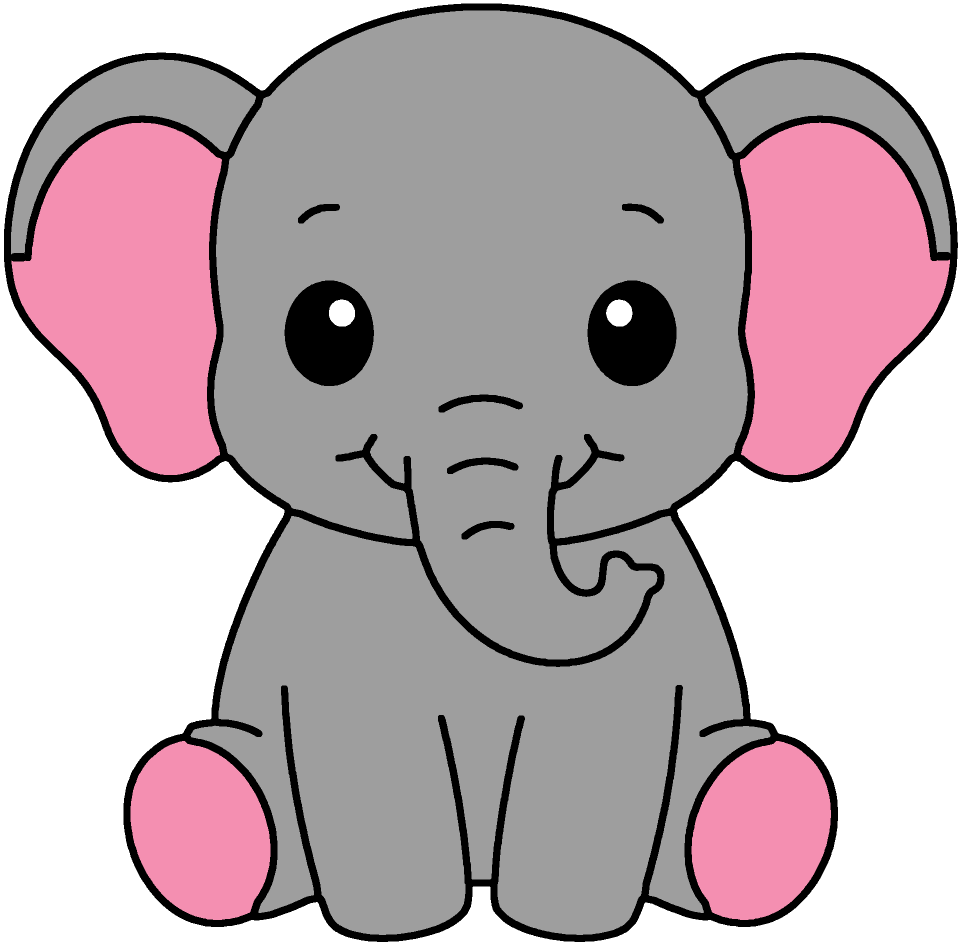
#> input picture brand/logos/mascot_E.png, 1922 x 1890 px, given in place of round_badge.png, which was not available (shown at 1/2 size); the run also reads 1 picture not shown here
$ python make_assets.py
#> lines starting #> are read from the running program, lines starting #| are printed output that depends on the picture; after the words box and inside, x2 and y2 are one past the last pixel; in counts of white or black regions, pixels touching at a corner belong together
"""Make the transparent brand images the build uses, from the source files in brand/logos/.
Usage: python3 brand/make_assets.py

Sources (Sima's final logo files, white backgrounds):
  brand/logos/round_badge.png      round "TinyTusk" badge          -> brand/badge.png       (front covers)
  brand/logos/horizontal_logo.png  mascot + "TinyTusk" side by side -> brand/logo_wide.png   (back covers, title pages)
  brand/logos/stacked_logo.png     mascot over "TinyTusk"          -> brand/logo_stacked.png (copyright pages)
  brand/logos/mascot_E.png         the mascot (same art as ../colored/E.png)
Mascot cut-outs (outline from ../clean/E.png):
  brand/mascot.png       colour mascot (covers)
  brand/mascot_line.png  line-art mascot (inside the books: B&W-safe and colourable)
"""
import os
import cv2
import numpy as np
from PIL import Image

BRAND = os.path.dirname(os.path.abspath(__file__))
REPO = os.path.dirname(BRAND)


def border_connected(mask):
    n, lab = cv2.connectedComponents(mask.astype(np.uint8), connectivity=4)
    border = np.unique(np.concatenate([lab[0], lab[-1], lab[:, 0], lab[:, -1]]))
    return np.isin(lab, border[border > 0])


def crop_alpha(im):
    return im.crop(im.getchannel("A").getbbox())


def knock_out_white(src, dst):
    """White background connected to the image edge -> transparent; light anti-aliased edge pixels fade out."""
#> called with src = 'brand/logos/round_badge.png', dst = 'brand/badge.png'
    rgb = np.array(Image.open(src).convert("RGB")).astype(int)
    light = rgb.min(axis=2)
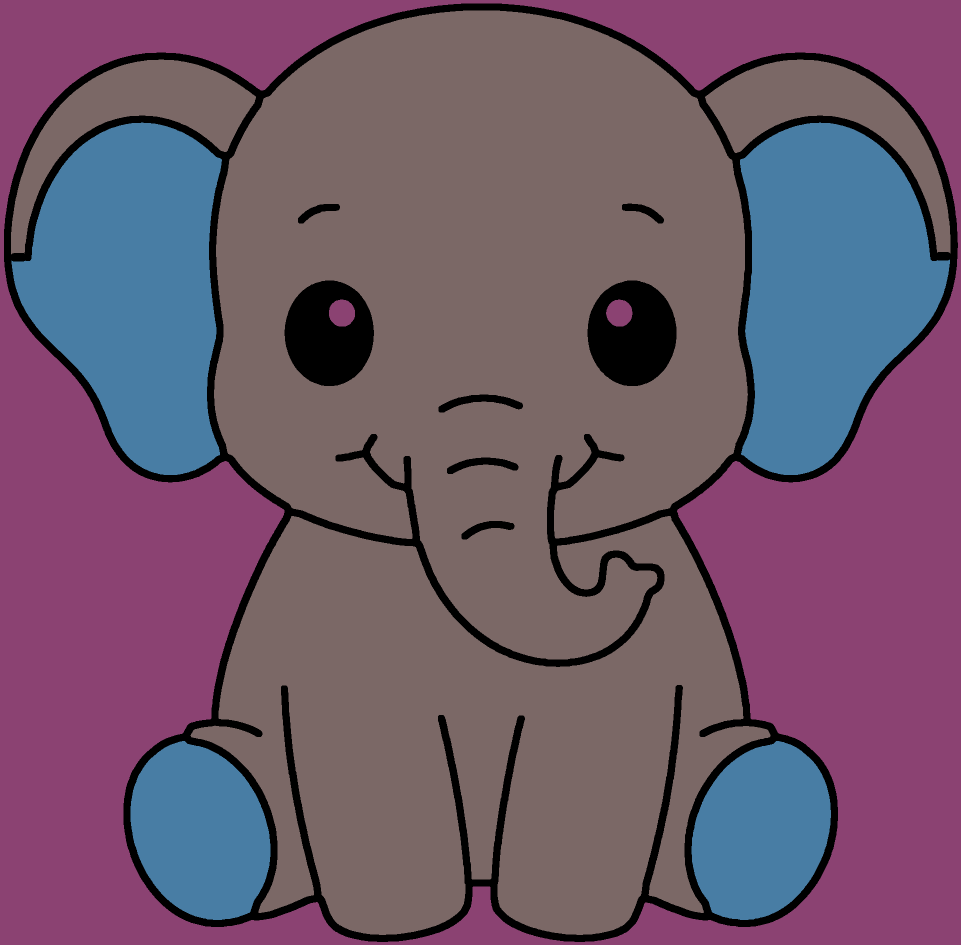
#> light: shape (1890, 1922) int64 (shown at 1/2 size); 4 distinct labels, from 0 to 255; one colour per label, 0 black
    bg = border_connected(light > 235)
#> in border_connected, `n, lab = cv2.connectedComponents(mask.astype(np.uint8), connectivity=4)`:
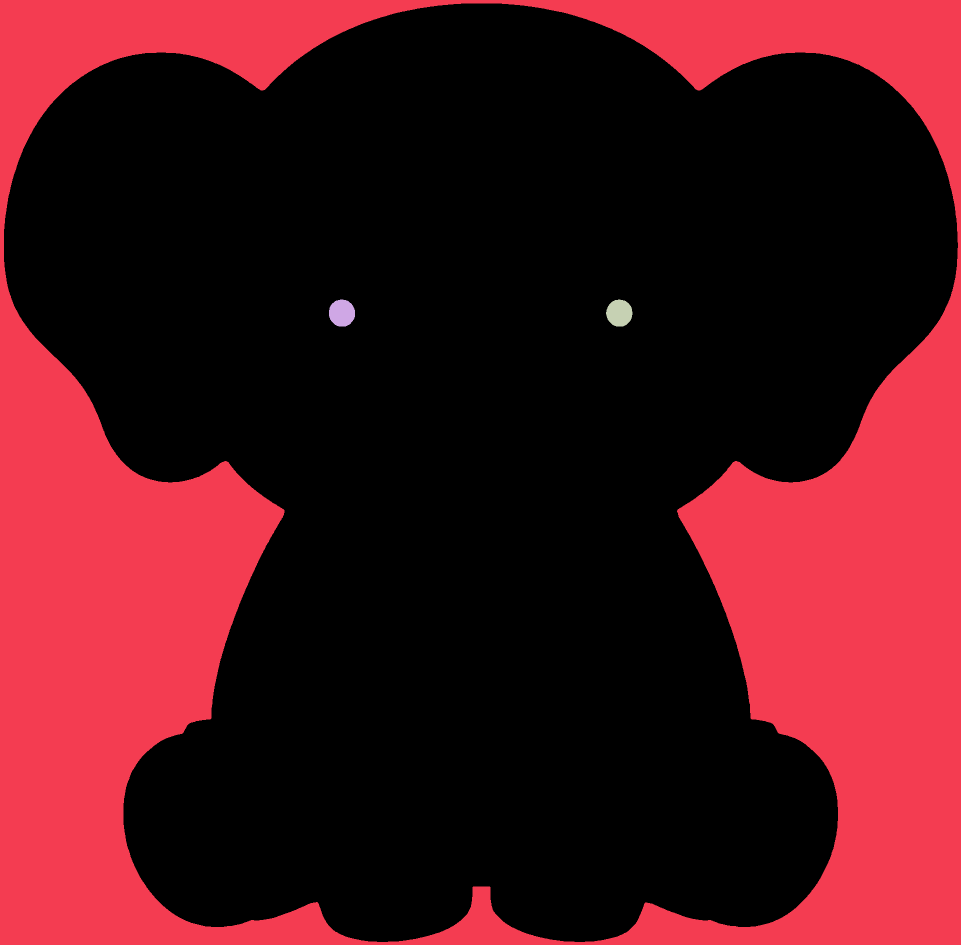
#> lab: shape (1890, 1922) int32 (shown at 1/2 size); 4 distinct labels, from 0 to 3; one colour per label, 0 black
#> in border_connected, `n, lab = cv2.connectedComponents(mask.astype(np.uint8), connectivity=4)`: n = 4
#> in border_connected, `border = np.unique(np.concatenate([lab[0], lab[-1], lab[:, 0], lab[:, ..`: border = [1]
#> in border_connected, `return np.isin(lab, border[border > 0])`: returned value: shape (1890, 1922) bool; 30.8% white; 1 white region, box (x1, y1, x2, y2) and area: (0, 0, 1922, 1890) 1119487
    near = cv2.dilate(bg.astype(np.uint8), np.ones((3, 3), np.uint8)) > 0
#> near: shape (1890, 1922) bool; 31.1% white; 1 white region, box (x1, y1, x2, y2) and area: (0, 0, 1922, 1890) 1129241
    alpha = np.full(light.shape, 255, np.uint8)
    edge = near & ~bg
#> edge: shape (1890, 1922) bool; 0.27% white in thin lines or dots
    alpha[edge] = np.clip((255 - light[edge]) * 255 // 60, 0, 255).astype(np.uint8)
#> alpha: shape (1890, 1922); every value is 255
    alpha[bg] = 0
    crop_alpha(Image.fromarray(np.dstack([rgb.astype(np.uint8), alpha]), "RGBA")).save(dst)


for src, dst in (("round_badge", "badge"), ("horizontal_logo", "logo_wide"), ("stacked_logo", "logo_stacked")):
    knock_out_white(f"{BRAND}/logos/{src}.png", f"{BRAND}/{dst}.png")
#> pass 2 of the loop `for src, dst in (("round_badge", "badge"), ("horizontal_logo", "logo_w..`:
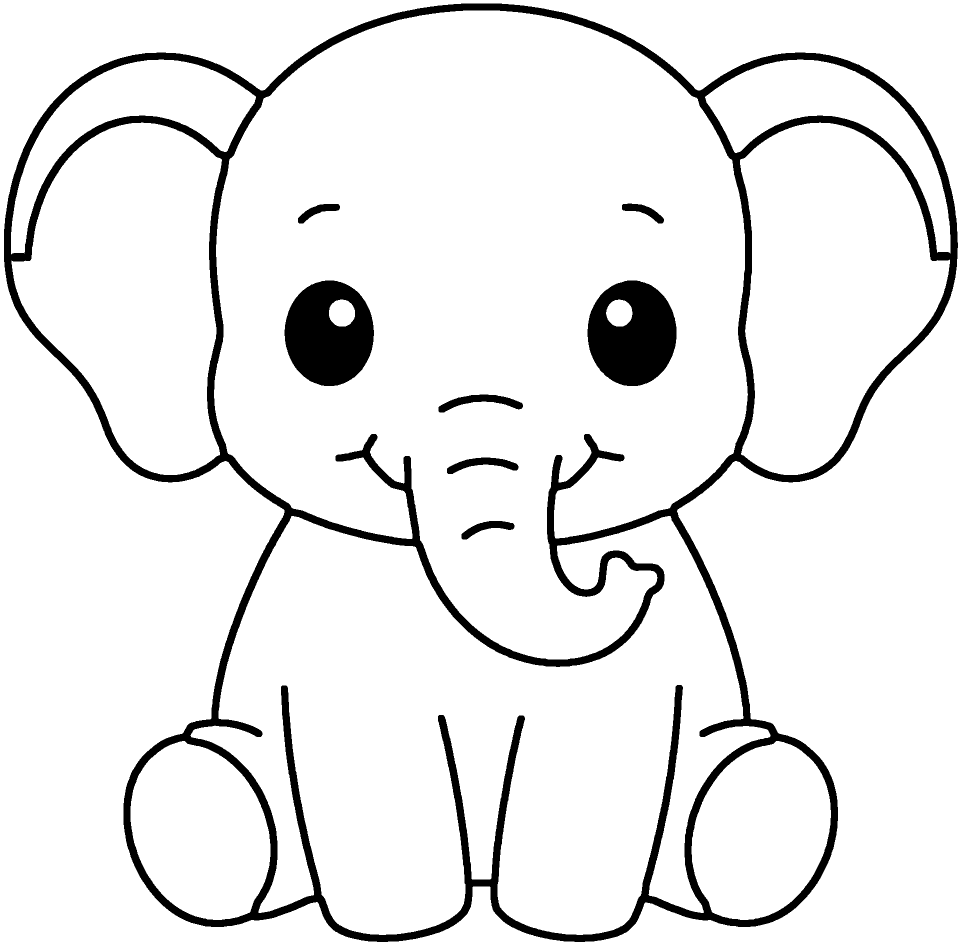
#> input picture clean/E.png, 1922 x 1890 px, given in place of horizontal_logo.png, which was not available (shown at 1/2 size)
#> rgb: shape (1890, 1922, 3) int64; 92% white; 8 black regions, largest, box (x1, y1, x2, y2) and area: (8, 7, 1916, 1884) 226427, (569, 561, 748, 772) 27387, (1175, 561, 1353, 772) 27337
#> in border_connected (call 2), `n, lab = cv2.connectedComponents(mask.astype(np.uint8), connectivity=4)`:
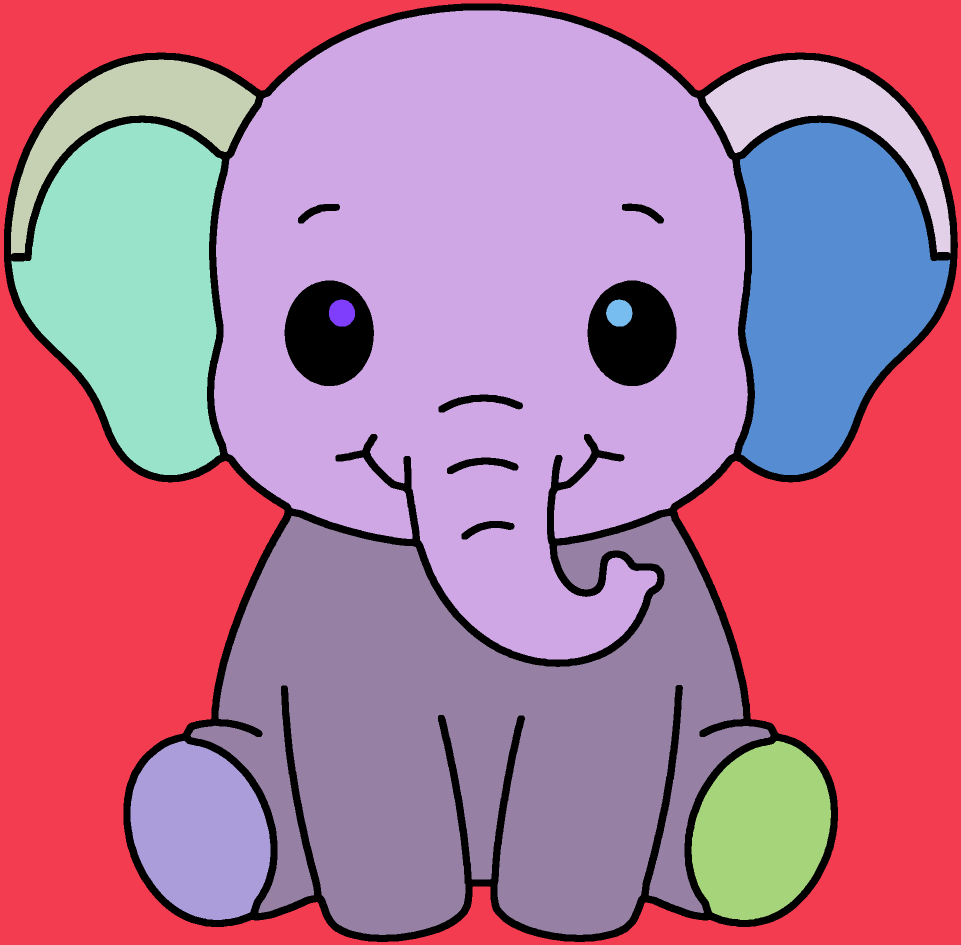
#> lab: shape (1890, 1922) int32 (shown at 1/2 size); 12 distinct labels, from 0 to 11; one colour per label, 0 black
#> n = 12
#> in crop_alpha (call 2), `return im.crop(im.getchannel("A").getbbox())`:
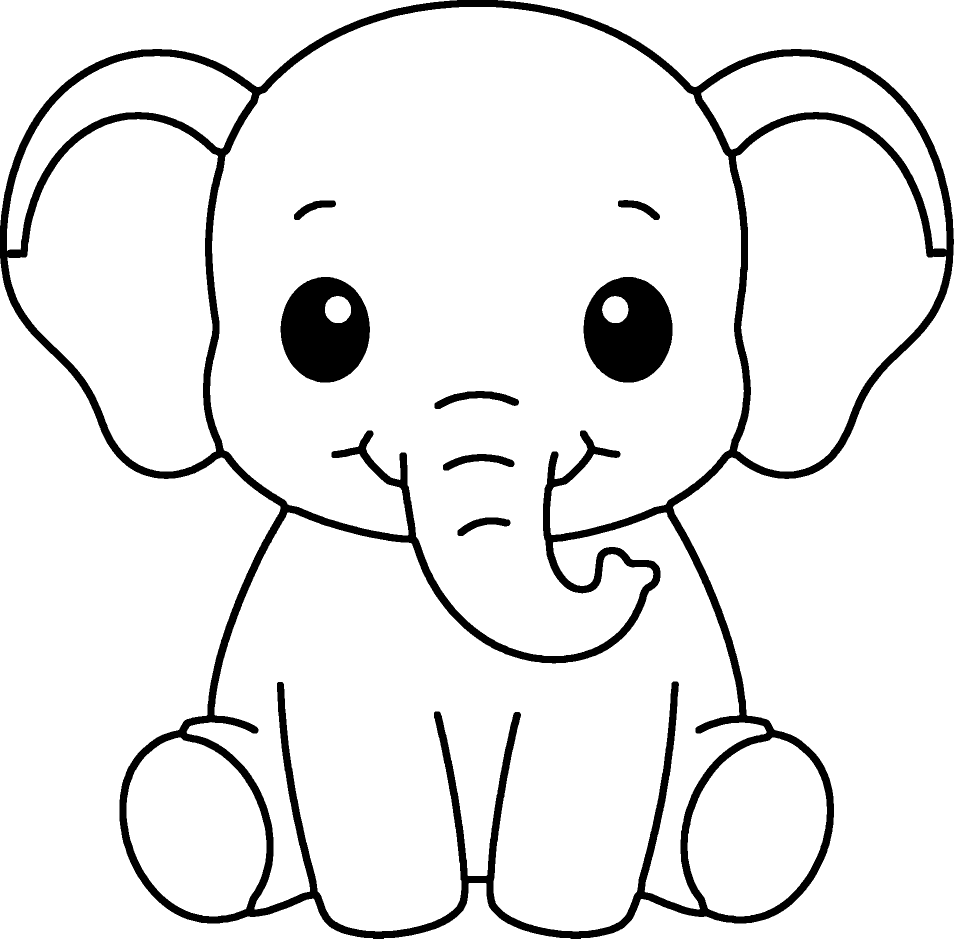
#> returned value: PIL image 1908x1877 RGBA (shown at 1/2 size); mean R, G, B, A 234.3, 234.3, 234.3, 178.9; transparent parts drawn white

# mascot: outside of the closed outline in ../clean/E.png is transparent
ink = np.array(Image.open(f"{REPO}/clean/E.png").convert("L")) < 128
closed = cv2.morphologyEx(ink.astype(np.uint8), cv2.MORPH_CLOSE, cv2.getStructuringElement(cv2.MORPH_ELLIPSE, (9, 9))) > 0
#> closed: shape (1890, 1922) bool; 8% white; 8 white regions, largest, box (x1, y1, x2, y2) and area: (8, 7, 1916, 1884) 226717, (569, 561, 748, 772) 27393, (1175, 561, 1353, 772) 27342
alpha = np.where(border_connected(~closed), 0, 255).astype(np.uint8)
#> in border_connected (call 4), `n, lab = cv2.connectedComponents(mask.astype(np.uint8), connectivity=4)`:
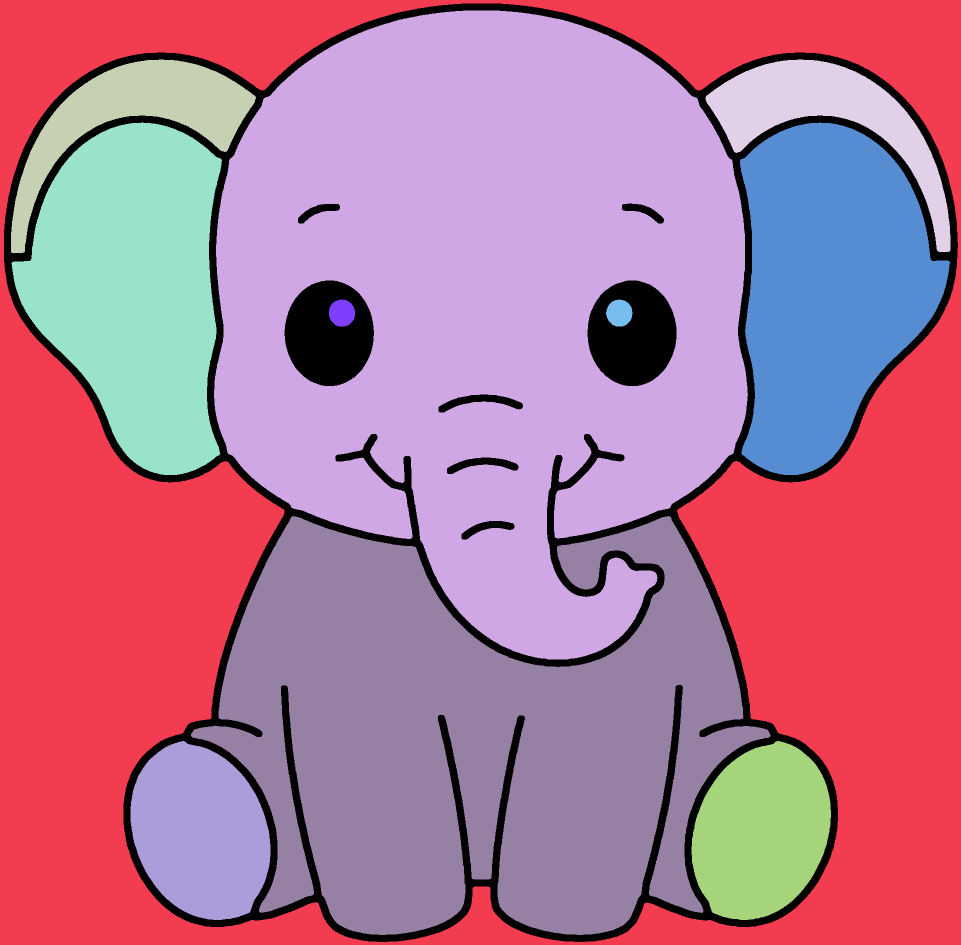
#> lab: shape (1890, 1922) int32 (shown at 1/2 size); 12 distinct labels, from 0 to 11; one colour per label, 0 black
#> in border_connected (call 4), `return np.isin(lab, border[border > 0])`: returned value: shape (1890, 1922) bool; 30.8% white; 1 white region, box (x1, y1, x2, y2) and area: (0, 0, 1922, 1890) 1119439
col = np.array(Image.open(f"{BRAND}/logos/mascot_E.png").convert("RGB"))
#> col is the input picture: shape (1890, 1922, 3); mean R, G, B 188.6, 173.1, 178.3
crop_alpha(Image.fromarray(np.dstack([col, alpha]), "RGBA")).save(f"{BRAND}/mascot.png")
line = np.array(Image.open(f"{REPO}/clean/E.png").convert("L"))
#> line is the input picture: shape (1890, 1922); 92% white; 8 black regions, largest, box (x1, y1, x2, y2) and area: (8, 7, 1916, 1884) 226427, (569, 561, 748, 772) 27387, (1175, 561, 1353, 772) 27337
crop_alpha(Image.fromarray(np.dstack([line, line, line, alpha]), "RGBA")).save(f"{BRAND}/mascot_line.png")
#> in crop_alpha (call 5), `return im.crop(im.getchannel("A").getbbox())`:
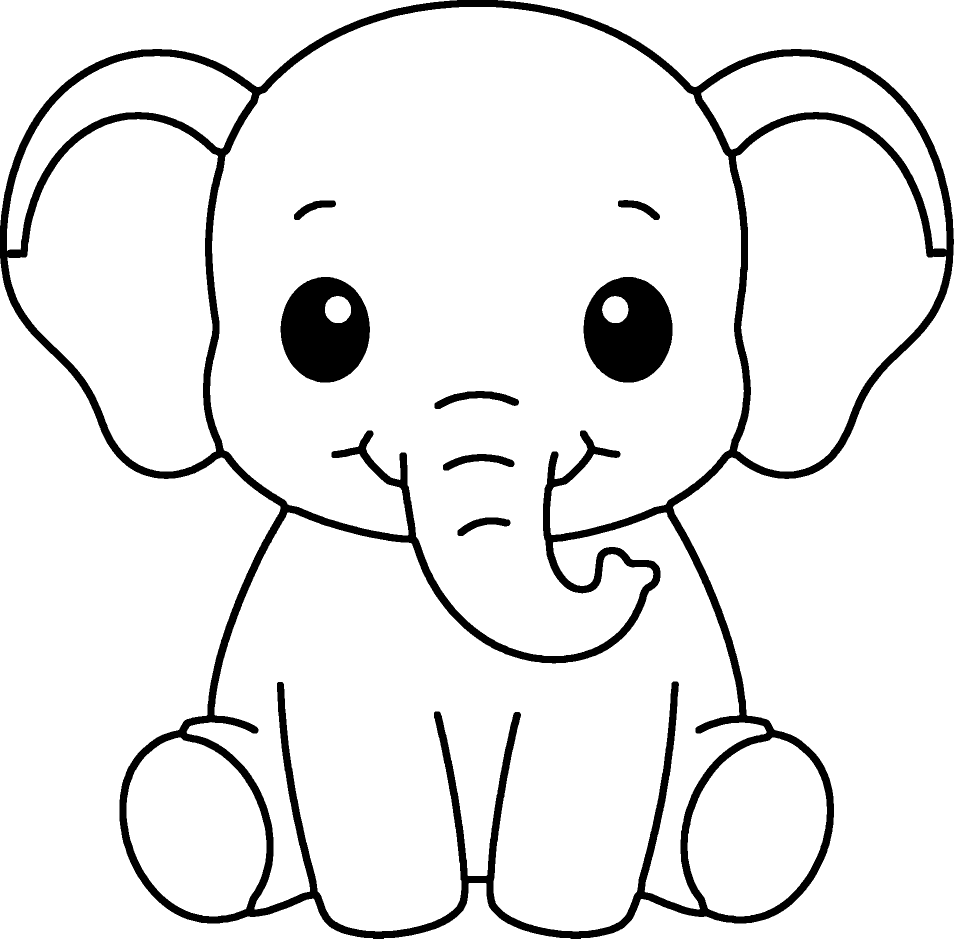
#> returned value: PIL image 1908x1877 RGBA (shown at 1/2 size); mean R, G, B, A 234.3, 234.3, 234.3, 178.9; transparent parts drawn white
print("brand/badge.png, logo_wide.png, logo_stacked.png, mascot.png, mascot_line.png")
